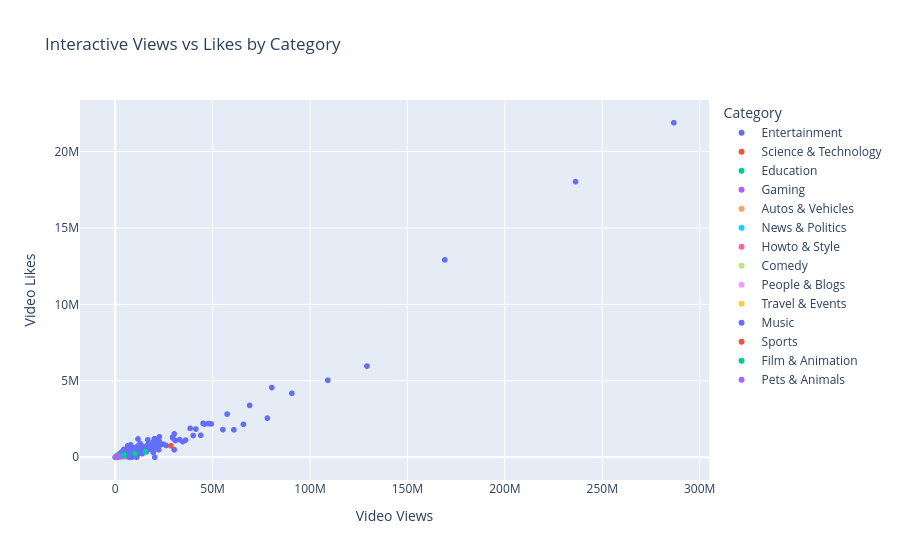

The notebook cell this image was saved under:
### Code cell
sample_df = df.sample(
    min(5000, len(df)),
    random_state=42
)

fig = px.scatter(
    sample_df,
    x="views",
    y="likes",
    color="category_name",
    hover_name="title",
    hover_data=[
        "country",
        "comment_count",
        "trending_date"
    ],
    title="Interactive Views vs Likes by Category",
    labels={
        "views": "Video Views",
        "likes": "Video Likes",
        "category_name": "Category"
    }
)

fig.show()

### Figure 1 — Plotly figure (JSON) as saved in the notebook; plotly's stock layout.template omitted (floating-point values rounded to 4 significant figures; data arrays with more than 128 entries replaced by an {"elided": "..."} marker saying what was removed)
{"data": [{"customdata": {"elided": "1299x3 mixed values"}, "hovertemplate": "<b>%{hovertext}</b><br><br>Category=Entertainment<br>Video Views=%{x}<br>Video Likes=%{y}<br>country=%{customdata[0]}<br>comment_count=%{customdata[1]}<br>trending_date=%{customdata[2]}<extra></extra>", "hovertext": {"elided": "1299 str values"}, "legendgroup": "Entertainment", "marker": {"color": "#636efa", "symbol": "circle"}, "mode": "markers", "name": "Entertainment", "showlegend": true, "type": "scattergl", "x": {"elided": "1299 int values"}, "xaxis": "x", "y": {"elided": "1299 float values"}, "yaxis": "y"}, {"customdata": {"elided": "160x3 mixed values"}, "hovertemplate": "<b>%{hovertext}</b><br><br>Category=Science & Technology<br>Video Views=%{x}<br>Video Likes=%{y}<br>country=%{customdata[0]}<br>comment_count=%{customdata[1]}<br>trending_date=%{customdata[2]}<extra></extra>", "hovertext": {"elided": "160 str values"}, "legendgroup": "Science & Technology", "marker": {"color": "#EF553B", "symbol": "circle"}, "mode": "markers", "name": "Science & Technology", "showlegend": true, "type": "scattergl", "x": {"elided": "160 int values"}, "xaxis": "x", "y": {"elided": "160 float values"}, "yaxis": "y"}, {"customdata": {"elided": "161x3 mixed values"}, "hovertemplate": "<b>%{hovertext}</b><br><br>Category=Education<br>Video Views=%{x}<br>Video Likes=%{y}<br>country=%{customdata[0]}<br>comment_count=%{customdata[1]}<br>trending_date=%{customdata[2]}<extra></extra>", "hovertext": {"elided": "161 str values"}, "legendgroup": "Education", "marker": {"color": "#00cc96", "symbol": "circle"}, "mode": "markers", "name": "Education", "showlegend": true, "type": "scattergl", "x": {"elided": "161 int values"}, "xaxis": "x", "y": {"elided": "161 float values"}, "yaxis": "y"}, {"customdata": {"elided": "225x3 mixed values"}, "hovertemplate": "<b>%{hovertext}</b><br><br>Category=Gaming<br>Video Views=%{x}<br>Video Likes=%{y}<br>country=%{customdata[0]}<br>comment_count=%{customdata[1]}<br>trending_date=%{customdata[2]}<extra></extra>", "hovertext": {"elided": "225 str values"}, "legendgroup": "Gaming", "marker": {"color": "#ab63fa", "symbol": "circle"}, "mode": "markers", "name": "Gaming", "showlegend": true, "type": "scattergl", "x": {"elided": "225 int values"}, "xaxis": "x", "y": {"elided": "225 float values"}, "yaxis": "y"}, {"customdata": {"elided": "120x3 mixed values"}, "hovertemplate": "<b>%{hovertext}</b><br><br>Category=Autos & Vehicles<br>Video Views=%{x}<br>Video Likes=%{y}<br>country=%{customdata[0]}<br>comment_count=%{customdata[1]}<br>trending_date=%{customdata[2]}<extra></extra>", "hovertext": ["Wild Monsoon Breakdown", "Perfect Cricket Highlights!", "Insane Monsoon Reaction", "Wild Election Tutorial", "Quiet Guitar Tutorial!", "Brand New Chess Update", "Epic Budget Speech FULL", "Epic Cars Interview?!", "Incredible Robots Secret FULL", "Incredible Robots Highlights", "Brand New Space Highlights", "Incredible Robots Highlights", "Amazing Monsoon Review", "OFFICIAL PHONES REVIEW", "Wild Phones Unboxing", "Final Cricket Secret FULL", "Perfect Cars Reaction", "Perfect Cricket Highlights!", "Wild Football Interview", "Incredible Budget Mystery?", "Surprising Chess Speech", "Final Budget Secret OFFICIAL", "Wild Football Interview", "Wild Minecraft Tutorial", "Honest Minecraft Mystery", "Crazy Festival Vlog", "Ultimate Cats Speech", "Ultimate Paris Interview!", "Insane Winter Speech", "Perfect Cars Reaction", "Perfect Cats Prank", "Surprising Pasta Interview FINALE", "Wild Paris Secret EXCLUSIVE!!", "Incredible Pasta Secret", "Brand New Cats Finale", "Surprising Bangalore Vlog", "OFFICIAL PHONES REVIEW", "Incredible Bangalore Interview", "Final Robots Secret", "Crazy Robots Challenge", "Quiet Festival Trailer", "Perfect Cars Reaction", "Epic Election Prank", "Ultimate Paris Interview!", "FINAL CHESS UNBOXING", "Official Election Finale", "PERFECT CHESS PRANK!!", "Incredible Cats Secret", "Crazy Festival Vlog", "Quiet Cricket Update!", "Surprising Robots Finale", "Surprising Bangalore Vlog", "Epic Winter Challenge", "Insane Paris Speech", "Official Chess Interview", "Brand New Monsoon Trailer", "OFFICIAL PHONES REVIEW", "Epic Cricket Update OFFICIAL", "Perfect Football Challenge", "Shocking Minecraft Reaction?!", "Wild Paris Secret EXCLUSIVE!!", "Ultimate Paris Interview!", "Shocking Minecraft Breakdown", "Perfect Cats Prank", "Wild Festival Vlog NEW", "Shocking Robots Prank", "Insane Cars Breakdown", "Amazing Monsoon Review", "Surprising Chess Speech", "Ultimate Budget Recipe!", "Incredible Robots Secret FULL", "Brand New Budget Reaction", "Epic Bangalore Secret?", "Quiet Paris Vlog WATCH", "Brand New Cars Vlog", "Perfect Election Secret LIVE", "Crazy Budget Secret?!", "Insane Cars Breakdown", "Amazing Chess Prank NEW", "Brand New Cars Vlog", "Quiet Cars Challenge", "PERFECT CHESS PRANK!!", "Crazy Budget Secret?!", "Epic Cricket Update OFFICIAL", "Incredible Cats Secret", "Insane Winter Speech", "PERFECT PASTA BREAKDOWN?!", "Perfect Bangalore Secret", "Crazy Budget Secret?!", "Final Chess Finale MUST", "Shocking Pasta Review", "Ultimate Football Recipe", "Ultimate Football Recipe", "Wild Minecraft Tutorial", "Incredible Cats Secret", "Quiet Monsoon Highlights", "Perfect Minecraft Speech OFFICIAL", "Quiet Paris Vlog WATCH", "Amazing Monsoon Review", "Honest Election Secret", "Amazing Guitar Secret", "Shocking Football Tutorial", "Brand New Monsoon Prank?!", "Crazy Festival Tutorial!!", "EPIC FESTIVAL MYSTERY HD", "Quiet Space Trailer", "Insane Minecraft Tutorial", "Insane Budget Challenge FINALE", "Official Election Finale", "Final Cricket Secret FULL", "Perfect Cars Reaction", "Quiet Cricket Interview EXCLUSIVE", "Crazy Budget Secret?!", "Wild Pasta Trailer", "Epic Winter Breakdown", "INSANE WINTER MYSTERY", "Wild Minecraft Tutorial", "Crazy Election Speech", "Brand New Monsoon Trailer", "Wild Guitar Finale"], "legendgroup": "Autos & Vehicles", "marker": {"color": "#FFA15A", "symbol": "circle"}, "mode": "markers", "name": "Autos & Vehicles", "showlegend": true, "type": "scattergl", "x": [134937, 19139, 1924154, 188329, 119647, 78812, 438904, 497574, 31483, 231132, 182583, 131539, 127247, 61808, 593328, 85557, 625884, 36963, 393491, 83083, 190583, 975691, 482202, 1679611, 19456, 624949, 408525, 108720, 44016, 508206, 371512, 86000, 14721, 39859, 142954, 130298, 74674, 149890, 480282, 24848, 1577, 1266607, 243603, 62233, 23687, 142137, 32393, 70389, 928411, 526896, 60697, 113226, 179251, 104002, 40763, 78823, 43027, 63828, 51354, 414302, 17177, 75446, 26666, 192756, 34506, 139242, 16394, 107715, 231735, 179328, 25869, 568794, 458712, 131199, 299082, 26323, 410041, 23046, 321552, 236866, 351695, 41121, 869740, 44712, 161408, 152799, 294524, 269396, 462725, 55963, 37532, 1386864, 1696016, 852481, 103172, 92076, 223782, 158682, 157016, 17327, 42580, 257348, 81218, 8780, 336949, 82169, 501146, 170985, 77386, 67843, 1070201, 114444, 579917, 300780, 231048, 441533, 1367863, 16665, 138162, 89996], "xaxis": "x", "y": [2674.0, 459.0, 45800.0, 8677.0, 2414.0, 2240.0, 17270.0, 16190.0, 683.0, 6549.0, 10310.0, 3727.0, 2605.0, 1545.0, 11660.0, 2320.0, 26340.0, 886.0, 9147.0, 1590.0, 7835.0, 10140.0, 11210.0, 60980.0, 658.0, 31120.0, 8294.0, 3132.0, 1050.0, 21390.0, 10820.0, 1816.0, 740.0, 1098.0, 0.0, 8151.0, 1866.0, 6249.0, 9991.0, 1108.0, 25.0, 53300.0, 8072.0, 1793.0, 856.0, 2415.0, 1262.0, 3209.0, 46230.0, 31830.0, 1363.0, 7083.0, 4879.0, 3300.0, 756.0, 1455.0, 1075.0, 1084.0, 892.0, 13640.0, 864.0, 2173.0, 548.0, 5615.0, 835.0, 2292.0, 803.0, 2205.0, 9527.0, 5232.0, 561.0, 17020.0, 7910.0, 3378.0, 6138.0, 540.0, 14460.0, 1129.0, 7321.0, 4861.0, 10940.0, 1602.0, 30680.0, 759.0, 7359.0, 5900.0, 10340.0, 16520.0, 16320.0, 1515.0, 1444.0, 23890.0, 29220.0, 30950.0, 4704.0, 2489.0, 5601.0, 4085.0, 3215.0, 346.0, 2058.0, 9171.0, 1861.0, 144.0, 8120.0, 2042.0, 15620.0, 6124.0, 1315.0, 1839.0, 45040.0, 3417.0, 20460.0, 9870.0, 5710.0, 14270.0, 49660.0, 509.0, 2550.0, 1897.0], "yaxis": "y"}, {"customdata": {"elided": "246x3 mixed values"}, "hovertemplate": "<b>%{hovertext}</b><br><br>Category=News & Politics<br>Video Views=%{x}<br>Video Likes=%{y}<br>country=%{customdata[0]}<br>comment_count=%{customdata[1]}<br>trending_date=%{customdata[2]}<extra></extra>", "hovertext": {"elided": "246 str values"}, "legendgroup": "News & Politics", "marker": {"color": "#19d3f3", "symbol": "circle"}, "mode": "markers", "name": "News & Politics", "showlegend": true, "type": "scattergl", "x": {"elided": "246 int values"}, "xaxis": "x", "y": {"elided": "246 float values"}, "yaxis": "y"}, {"customdata": {"elided": "185x3 mixed values"}, "hovertemplate": "<b>%{hovertext}</b><br><br>Category=Howto & Style<br>Video Views=%{x}<br>Video Likes=%{y}<br>country=%{customdata[0]}<br>comment_count=%{customdata[1]}<br>trending_date=%{customdata[2]}<extra></extra>", "hovertext": {"elided": "185 str values"}, "legendgroup": "Howto & Style", "marker": {"color": "#FF6692", "symbol": "circle"}, "mode": "markers", "name": "Howto & Style", "showlegend": true, "type": "scattergl", "x": {"elided": "185 int values"}, "xaxis": "x", "y": {"elided": "185 float values"}, "yaxis": "y"}, {"customdata": {"elided": "331x3 mixed values"}, "hovertemplate": "<b>%{hovertext}</b><br><br>Category=Comedy<br>Video Views=%{x}<br>Video Likes=%{y}<br>country=%{customdata[0]}<br>comment_count=%{customdata[1]}<br>trending_date=%{customdata[2]}<extra></extra>", "hovertext": {"elided": "331 str values"}, "legendgroup": "Comedy", "marker": {"color": "#B6E880", "symbol": "circle"}, "mode": "markers", "name": "Comedy", "showlegend": true, "type": "scattergl", "x": {"elided": "331 int values"}, "xaxis": "x", "y": {"elided": "331 float values"}, "yaxis": "y"}, {"customdata": {"elided": "409x3 mixed values"}, "hovertemplate": "<b>%{hovertext}</b><br><br>Category=People & Blogs<br>Video Views=%{x}<br>Video Likes=%{y}<br>country=%{customdata[0]}<br>comment_count=%{customdata[1]}<br>trending_date=%{customdata[2]}<extra></extra>", "hovertext": {"elided": "409 str values"}, "legendgroup": "People & Blogs", "marker": {"color": "#FF97FF", "symbol": "circle"}, "mode": "markers", "name": "People & Blogs", "showlegend": true, "type": "scattergl", "x": {"elided": "409 int values"}, "xaxis": "x", "y": {"elided": "409 float values"}, "yaxis": "y"}, {"customdata": {"elided": "85x3 mixed values"}, "hovertemplate": "<b>%{hovertext}</b><br><br>Category=Travel & Events<br>Video Views=%{x}<br>Video Likes=%{y}<br>country=%{customdata[0]}<br>comment_count=%{customdata[1]}<br>trending_date=%{customdata[2]}<extra></extra>", "hovertext": ["EPIC PASTA CHALLENGE FINALE", "Brand New Football Tutorial MUST?!", "Amazing Football Speech MUST", "EPIC PASTA CHALLENGE FINALE", "INCREDIBLE SPACE REACTION!", "Amazing Football Speech MUST", "Ultimate Guitar Finale!", "Insane Robots Challenge", "Amazing Winter Highlights", "Brand New Cats Vlog", "Quiet Paris Mystery", "Perfect Guitar Challenge", "Final Minecraft Prank", "Wild Football Highlights LIVE", "Incredible Bangalore Interview!!", "EPIC PASTA CHALLENGE FINALE", "Wild Election Secret", "Insane Cricket Breakdown", "Final Minecraft Prank", "Quiet Monsoon Vlog LEAKED", "Epic Chess Prank", "Ultimate Paris Tutorial?!", "Amazing Monsoon Speech", "Wild Cricket Review WATCH?", "Final Minecraft Interview!", "Brand New Cricket Prank", "QUIET ROBOTS FINALE", "Surprising Bangalore Vlog", "Ultimate Guitar Review", "Crazy Bangalore Challenge", "Quiet Phones Finale", "Crazy Cricket Interview NEW", "Ultimate Guitar Finale!", "INSANE PASTA REACTION", "Quiet Chess Secret LIVE", "Wild Minecraft Mystery!", "Incredible Budget Breakdown", "WILD WINTER PRANK", "QUIET ROBOTS FINALE", "Incredible Space Trailer", "Official Cricket Mystery", "Crazy Cricket Interview NEW", "Official Space Challenge", "Shocking Election Unboxing OFFICIAL", "Incredible Phones Interview", "Ultimate Cricket Finale LIVE?", "Epic Minecraft Trailer", "Ultimate Guitar Finale!", "Insane Football Breakdown", "FINAL CATS SECRET", "Crazy Cricket Interview NEW", "Amazing Election Breakdown EXCLUSIVE?!", "Insane Minecraft Finale", "Final Minecraft Prank", "INSANE MINECRAFT RECIPE LEAKED", "Brand New Football Tutorial MUST?!", "Final Minecraft Interview!", "BRAND NEW CARS TRAILER?!", "Incredible Monsoon Finale", "Shocking Cats Prank", "Incredible Bangalore Interview!!", "INSANE MINECRAFT RECIPE LEAKED", "Epic Pasta Secret", "Final Football Speech", "Quiet Budget Finale", "Wild Cars Unboxing HD", "Insane Paris Vlog", "Ultimate Chess Breakdown", "Perfect Bangalore Trailer", "HONEST CHESS PRANK", "Surprising Election Update", "Honest Cats Update", "Insane Election Interview", "Wild Robots Challenge", "Insane Election Interview", "Incredible Cricket Interview", "Shocking Cats Recipe", "Ultimate Guitar Finale!", "Ultimate Bangalore Vlog NEW", "Ultimate Chess Breakdown", "Insane Paris Vlog", "Crazy Cricket Interview NEW", "Epic Minecraft Trailer", "Brand New Monsoon Challenge", "PERFECT PHONES HIGHLIGHTS"], "legendgroup": "Travel & Events", "marker": {"color": "#FECB52", "symbol": "circle"}, "mode": "markers", "name": "Travel & Events", "showlegend": true, "type": "scattergl", "x": [105113, 152799, 22280, 71983, 288194, 17342, 130791, 904396, 555364, 110203, 1665294, 70273, 494581, 41642, 36161, 85075, 61637, 48743, 419555, 98125, 365724, 14196, 57696, 9535, 843193, 412896, 139360, 158897, 49697, 96757, 58386, 495640, 204615, 118162, 18435, 111873, 77314, 87640, 98986, 403430, 9642, 271341, 294797, 70632, 166947, 637959, 107398, 91162, 48923, 20476, 98547, 196726, 969570, 593866, 249879, 192156, 480557, 32796, 292898, 82848, 30905, 301989, 78135, 204839, 87337, 64011, 34590, 618206, 33229, 197081, 122599, 110086, 46063, 15682, 65586, 106723, 269925, 52656, 107563, 739388, 27724, 404566, 74394, 57057, 185998], "xaxis": "x", "y": [3328.0, 5774.0, 0.0, 2279.0, 13920.0, 0.0, 2872.0, 19170.0, 15270.0, 2473.0, 41610.0, 1721.0, 23220.0, 1022.0, 897.0, 2694.0, 2642.0, 985.0, 19700.0, 1878.0, 9829.0, 495.0, 874.0, 206.0, 20990.0, 11350.0, 2379.0, 4083.0, 2465.0, 3739.0, 836.0, 10650.0, 4493.0, 3552.0, 654.0, 5473.0, 3257.0, 4278.0, 1690.0, 8402.0, 240.0, 5829.0, 5569.0, 2041.0, 9570.0, 35060.0, 4305.0, 2002.0, 8467.0, 846.0, 2117.0, 5104.0, 28850.0, 27880.0, 11290.0, 7262.0, 11960.0, 821.0, 5177.0, 3432.0, 767.0, 13650.0, 2235.0, 9855.0, 2251.0, 1186.0, 797.0, 27900.0, 650.0, 9018.0, 2532.0, 3453.0, 491.0, 408.0, 699.0, 2893.0, 7823.0, 1156.0, 3113.0, 33370.0, 638.0, 8691.0, 2982.0, 2223.0, 8486.0], "yaxis": "y"}, {"customdata": {"elided": "1171x3 mixed values"}, "hovertemplate": "<b>%{hovertext}</b><br><br>Category=Music<br>Video Views=%{x}<br>Video Likes=%{y}<br>country=%{customdata[0]}<br>comment_count=%{customdata[1]}<br>trending_date=%{customdata[2]}<extra></extra>", "hovertext": {"elided": "1171 str values"}, "legendgroup": "Music", "marker": {"color": "#636efa", "symbol": "circle"}, "mode": "markers", "name": "Music", "showlegend": true, "type": "scattergl", "x": {"elided": "1171 int values"}, "xaxis": "x", "y": {"elided": "1171 float values"}, "yaxis": "y"}, {"customdata": {"elided": "232x3 mixed values"}, "hovertemplate": "<b>%{hovertext}</b><br><br>Category=Sports<br>Video Views=%{x}<br>Video Likes=%{y}<br>country=%{customdata[0]}<br>comment_count=%{customdata[1]}<br>trending_date=%{customdata[2]}<extra></extra>", "hovertext": {"elided": "232 str values"}, "legendgroup": "Sports", "marker": {"color": "#EF553B", "symbol": "circle"}, "mode": "markers", "name": "Sports", "showlegend": true, "type": "scattergl", "x": {"elided": "232 int values"}, "xaxis": "x", "y": {"elided": "232 float values"}, "yaxis": "y"}, {"customdata": {"elided": "270x3 mixed values"}, "hovertemplate": "<b>%{hovertext}</b><br><br>Category=Film & Animation<br>Video Views=%{x}<br>Video Likes=%{y}<br>country=%{customdata[0]}<br>comment_count=%{customdata[1]}<br>trending_date=%{customdata[2]}<extra></extra>", "hovertext": {"elided": "270 str values"}, "legendgroup": "Film & Animation", "marker": {"color": "#00cc96", "symbol": "circle"}, "mode": "markers", "name": "Film & Animation", "showlegend": true, "type": "scattergl", "x": {"elided": "270 int values"}, "xaxis": "x", "y": {"elided": "270 float values"}, "yaxis": "y"}, {"customdata": {"elided": "106x3 mixed values"}, "hovertemplate": "<b>%{hovertext}</b><br><br>Category=Pets & Animals<br>Video Views=%{x}<br>Video Likes=%{y}<br>country=%{customdata[0]}<br>comment_count=%{customdata[1]}<br>trending_date=%{customdata[2]}<extra></extra>", "hovertext": ["Amazing Cars Unboxing", "Incredible Election Speech FULL", "Final Paris Finale", "Quiet Festival Trailer", "Shocking Minecraft Review", "Wild Cricket Finale", "Perfect Paris Update", "Insane Cricket Breakdown", "Brand New Paris Vlog", "Amazing Paris Secret WATCH", "Shocking Minecraft Review", "Epic Monsoon Secret", "Perfect Paris Trailer", "Epic Election Speech", "Brand New Chess Interview", "Insane Cats Review", "WILD ELECTION PRANK", "Honest Election Finale!", "Amazing Festival Reaction", "Final Budget Recipe", "Perfect Paris Trailer", "Brand New Robots Unboxing?!", "OFFICIAL FOOTBALL PRANK", "Wild Pasta Review FULL", "Quiet Festival Trailer", "Perfect Monsoon Secret LEAKED!!", "OFFICIAL WINTER RECIPE", "Final Winter Trailer", "Final Winter Trailer", "Amazing Cars Unboxing", "Shocking Cars Recipe", "Wild Pasta Review FULL", "Incredible Minecraft Tutorial!!", "Quiet Cars Breakdown", "Honest Festival Review", "Brand New Cars Tutorial MUST", "Perfect Election Interview", "Quiet Festival Trailer", "Quiet Football Prank", "Crazy Football Finale", "SHOCKING PASTA HIGHLIGHTS", "Amazing Election Highlights LEAKED", "Surprising Phones Secret WATCH?", "SHOCKING ELECTION HIGHLIGHTS!", "WILD ELECTION PRANK", "Quiet Paris Vlog", "Shocking Festival Vlog", "WILD PASTA TUTORIAL?", "Honest Festival Review", "Epic Football Challenge", "Perfect Paris Update", "Epic Cricket Mystery HD", "Shocking Football Challenge", "Perfect Minecraft Vlog FINALE", "QUIET CATS REACTION", "QUIET ELECTION CHALLENGE", "Perfect Winter Highlights", "Amazing Guitar Highlights", "HONEST WINTER REACTION FULL", "Epic Election Speech", "Honest Chess Highlights?!", "Quiet Football Prank", "Perfect Paris Update", "Incredible Election Speech FULL", "Wild Space Unboxing", "Shocking Phones Speech?!", "PERFECT MINECRAFT UNBOXING", "Ultimate Cricket Update", "Honest Election Finale!", "Amazing Paris Secret WATCH", "Incredible Guitar Reaction", "Ultimate Cars Review MUST", "Wild Bangalore Finale", "Insane Cats Review", "Honest Chess Highlights?!", "Insane Election Vlog", "SHOCKING PASTA HIGHLIGHTS", "Insane Festival Secret!!", "Epic Election Speech", "Perfect Budget Breakdown", "Quiet Phones Review LEAKED", "Honest Minecraft Vlog NEW", "Amazing Guitar Highlights", "Official Guitar Breakdown", "Shocking Pasta Tutorial NEW", "Final Cricket Secret!!", "Final Robots Breakdown", "Brand New Cars Highlights EXCLUSIVE!!", "Surprising Phones Review!", "Crazy Minecraft Reaction", "WILD ELECTION PRANK", "QUIET ELECTION CHALLENGE", "Shocking Minecraft Review", "Brand New Chess Interview", "OFFICIAL FOOTBALL PRANK", "Quiet Festival Trailer", "Brand New Space Breakdown", "Honest Winter Tutorial", "Shocking Football Challenge", "Incredible Space Mystery", "Official Paris Update", "Brand New Cricket Secret WATCH", "Perfect Winter Highlights", "Shocking Paris Review", "Shocking Minecraft Interview", "Honest Cats Interview"], "legendgroup": "Pets & Animals", "marker": {"color": "#ab63fa", "symbol": "circle"}, "mode": "markers", "name": "Pets & Animals", "showlegend": true, "type": "scattergl", "x": [1063028, 76044, 103529, 984062, 217583, 210589, 993076, 13851, 3700, 630998, 170824, 177146, 79263, 70466, 595141, 1307321, 271943, 429812, 14686, 345348, 97998, 451316, 51813, 56131, 827778, 1424794, 184407, 742281, 602938, 481539, 78142, 67225, 627440, 317137, 1030896, 38074, 75045, 462953, 19668, 55386, 392753, 60250, 277748, 551434, 150337, 469468, 473385, 437589, 1962076, 182698, 446535, 53004, 70575, 617051, 262745, 367833, 453186, 1132603, 105919, 58975, 111859, 17084, 701595, 52580, 115829, 18245, 430552, 390458, 570151, 794477, 747432, 20674, 156445, 1543466, 209636, 36507, 467719, 185901, 158761, 163262, 81092, 149152, 1387560, 21944, 68816, 286681, 34138, 160244, 83438, 48068, 191618, 561948, 300991, 494059, 40626, 532738, 91516, 176230, 87689, 17262, 38270, 28154, 306150, 120863, 88755, 85287], "xaxis": "x", "y": [42600.0, 3350.0, 6236.0, 38560.0, 6263.0, 5481.0, 65070.0, 425.0, 69.0, 30330.0, 4917.0, 3740.0, 5215.0, 3451.0, 18900.0, 59320.0, 8133.0, 14680.0, 421.0, 6442.0, 6447.0, 23640.0, 1261.0, 1895.0, 32440.0, 53020.0, 8351.0, 31920.0, 25930.0, 19300.0, 2462.0, 2270.0, 19550.0, 6242.0, 40570.0, 1541.0, 1994.0, 18140.0, 698.0, 2345.0, 11900.0, 1732.0, 5702.0, 16630.0, 4496.0, 26810.0, 10240.0, 7762.0, 77220.0, 2478.0, 29260.0, 2100.0, 2616.0, 16400.0, 8446.0, 16310.0, 10960.0, 37970.0, 3014.0, 2888.0, 7025.0, 607.0, 45970.0, 2316.0, 2129.0, 691.0, 15610.0, 7479.0, 19480.0, 38180.0, 32320.0, 417.0, 5141.0, 70030.0, 13160.0, 1538.0, 14170.0, 5050.0, 7777.0, 8307.0, 3013.0, 8348.0, 46520.0, 538.0, 1878.0, 16640.0, 1377.0, 3798.0, 2208.0, 1409.0, 5730.0, 24920.0, 8664.0, 15690.0, 989.0, 20880.0, 3283.0, 5426.0, 3250.0, 472.0, 2212.0, 1323.0, 7407.0, 4050.0, 2909.0, 3463.0], "yaxis": "y"}], "layout": {"legend": {"title": {"text": "Category"}, "tracegroupgap": 0}, "title": {"text": "Interactive Views vs Likes by Category"}, "xaxis": {"anchor": "y", "domain": [0, 1], "title": {"text": "Video Views"}}, "yaxis": {"anchor": "x", "domain": [0, 1], "title": {"text": "Video Likes"}}}}
